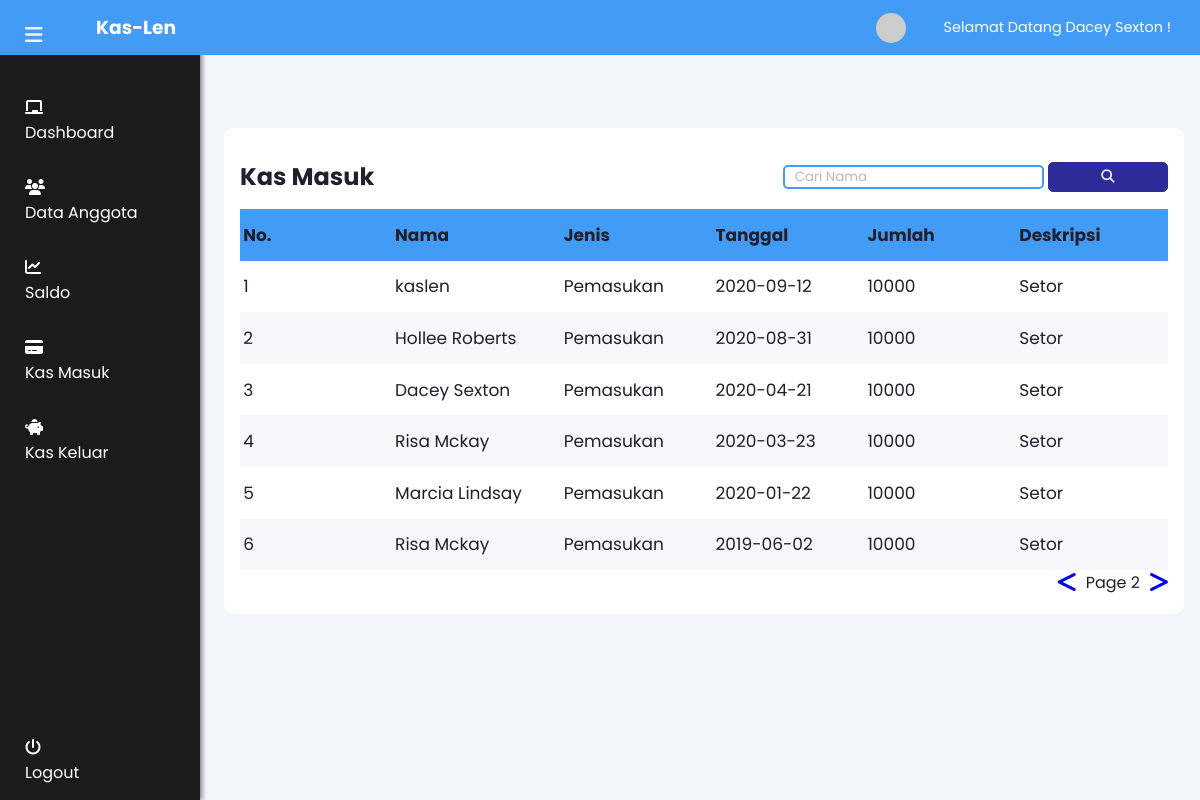
/kasmasuk/kasmasuk.php?halaman=2 (signed in), run on the app's committed database.
### tables this page shows
CREATE TABLE `transaksi` (
  `transaksi_id` int(11) NOT NULL,
  `user_id` int(11) NOT NULL,
  `tanggal` date NOT NULL,
  `tipe` int(1) NOT NULL,
  `jumlah` int(11) NOT NULL,
  `deskripsi` varchar(255) DEFAULT NULL
);

CREATE TABLE `users` (
  `user_id` int(11) NOT NULL,
  `username` varchar(64) NOT NULL,
  `password` varchar(255) NOT NULL,
  `nama` varchar(255) NOT NULL,
  `alamat` varchar(255) NOT NULL,
  `nomorhp` varchar(15) NOT NULL
);

### kasmasuk/kasmasuk.php (the view, shortened to what this page needs)
<?php
require '../conf/koneksi.php';
$result= mysqli_query($conn,"SELECT * from transaksi WHERE tipe=1");
$rows= [];
while($row = mysqli_fetch_assoc($result)){
	$rows[]=$row;
}
$jumlahDataPerHalaman = 6;
$jumlahData = count($rows);
$jumlahHalaman = ceil($jumlahData / $jumlahDataPerHalaman);
$halamanAktif = (isset($_GET["halaman"])) ? $_GET["halaman"] : 1;
$awalData = ($jumlahDataPerHalaman * $halamanAktif) - $jumlahDataPerHalaman;
$result_ = mysqli_query($conn,"SELECT tanggal,tipe,jumlah,nama,deskripsi from transaksi JOIN users ON transaksi.user_id = users.user_id WHERE tipe=1  ORDER BY tanggal DESC LIMIT $awalData,$jumlahDataPerHalaman");
$rows= [];
while($row = mysqli_fetch_assoc($result_)){
	$rows[]=$row;
}
?>
<!DOCTYPE html>
<html lang="en">
	<head>
		<link rel="stylesheet" href="style.css" type="text/css" />
	</head>
	<body>
		<?php include "../navbar/navbar.php"?>
		<main>
			<div class="dashboard-container">
				<div class="card detail">
					<div class="detail-header">
						<h2>Kas Masuk</h2>
						<div class="search-container">
				<form action="" method="post">
					<input type="text" placeholder="Cari Nama" name="keyword" />
					<button type="submit" name="search"><i class="fa fa-search"></i></button>
				</form>
				</div>
					</div>
					<table>
						<tr>
							<th>No.</th>
							<th>Nama</th>
							<th>Jenis</th>
							<th>Tanggal</th>
							<th>Jumlah</th>
							<th>Deskripsi</th>
						</tr>
						<?php $idx = 1;?>
					<?php
					foreach($rows as $data): ?>
					<tr>
						<td><?= $idx ?></td>
						<td><?= $data["nama"]; ?></td>
						<td>Pemasukan</td>
						<td><?= $data["tanggal"]; ?> </td>
						<td><?= $data["jumlah"]; ?></td>
						<td><?= $data["deskripsi"] ?></td>
					</tr>
					<?php $idx++; ?>
					<?php endforeach; ?>
					</table>
					<?php if($jumlahHalaman>1) : ?>
					<div class="pagination">
						<?php if($halamanAktif>1) : ?>
						<a href="?halaman=<?=$halamanAktif-1; ?>"> <span class="fas fa-less-than left"></span></a>
						<?php endif; ?>
						<p>Page <?=$halamanAktif ?></p>
						<?php if($halamanAktif<$jumlahHalaman): ?>
						<a href="?halaman=<?=$halamanAktif+1; ?>"> <span class="fas fa-greater-than right"></span></a>
						<?php endif;?>
					</div>
					<?php endif;?>
				</div>
			</div>
		</main>
	</body>
</html>

### kasmasuk/style.css (style rules this page uses)
* { margin: 0; padding: 0; box-sizing: border-box; outline: none; font-family: "Poppins", sans-serif; }
body { background-color: #f4f4fb; }
h2 { font: 18px; padding: 15px 0; }
.dashboard-container { display: grid; grid-template-columns: 1fr 1fr 1fr 0.5fr 0.5fr; grid-template-rows: auto; gap: 1rem; grid-template-areas: "total1 total2 total3 total4 total4" "total1 total2 customer customer customer" "detail detail detail detail detail"; }
main { min-height: 100%; padding: 6rem 1rem 2rem 14rem; color: #201f2b; }
.card { background-color: #fff; padding: 1rem; border-radius: 10px; }
.detail { grid-area: detail; overflow-x: auto; }
.detail-header { display: grid; grid-auto-flow: column; justify-content: space-between; align-items: center; }
.detail-header button { height: 30px; width: 120px; border: 1px solid #2d2b98; background-color: #2d2b98; color: #f2f2f2; border-radius: 5px; cursor: pointer; transition: all 0.2 ease-in; }
.detail table { width: 100%; border-collapse: collapse; }
.detail table tr:nth-child(odd) { background-color: #f8f8fb; }
.detail table th { background-color: #429bf5; }
.detail table th, .detail table td { padding: 0.8rem 0.2rem; text-align: left; min-width: 120px; font-size: 17px; }
.search-container input[type="text"] { border-radius: 5px; border: 2px #429bf5 solid; }
.search-container ::placeholder { opacity: 50%; padding-left: 10px; }
.pagination { display: flex; float: right; }
.pagination .right { font-size: 24px; padding-left: 10px; }
.pagination .left { font-size: 24px; padding-right: 10px; }

### data on the page
transaksi: user.nama "kaslen", tanggal "2020-09-12", jumlah "10000", deskripsi "Setor"
transaksi: user.nama "Hollee Roberts", tanggal "2020-08-31", jumlah "10000", deskripsi "Setor"
transaksi: user.nama "Dacey Sexton", tanggal "2020-04-21", jumlah "10000", deskripsi "Setor"
transaksi: user.nama "Risa Mckay", tanggal "2020-03-23", jumlah "10000", deskripsi "Setor"
transaksi: user.nama "Marcia Lindsay", tanggal "2020-01-22", jumlah "10000", deskripsi "Setor"
transaksi: user.nama "Risa Mckay", tanggal "2019-06-02", jumlah "10000", deskripsi "Setor"

### other printed values
$_SESSION["nama"] "Dacey Sexton"
$halamanAktif "2"
